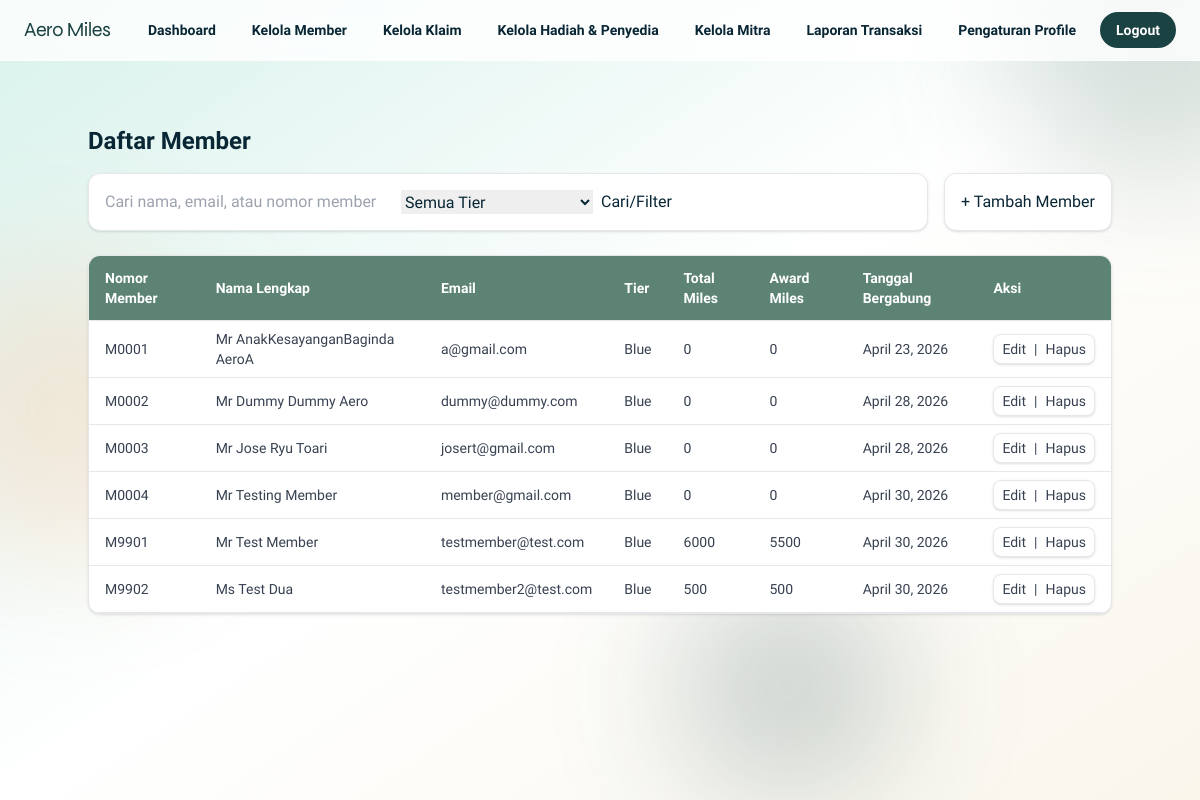
Page /staf/kelola-member/ (signed in) on the earlier database version.
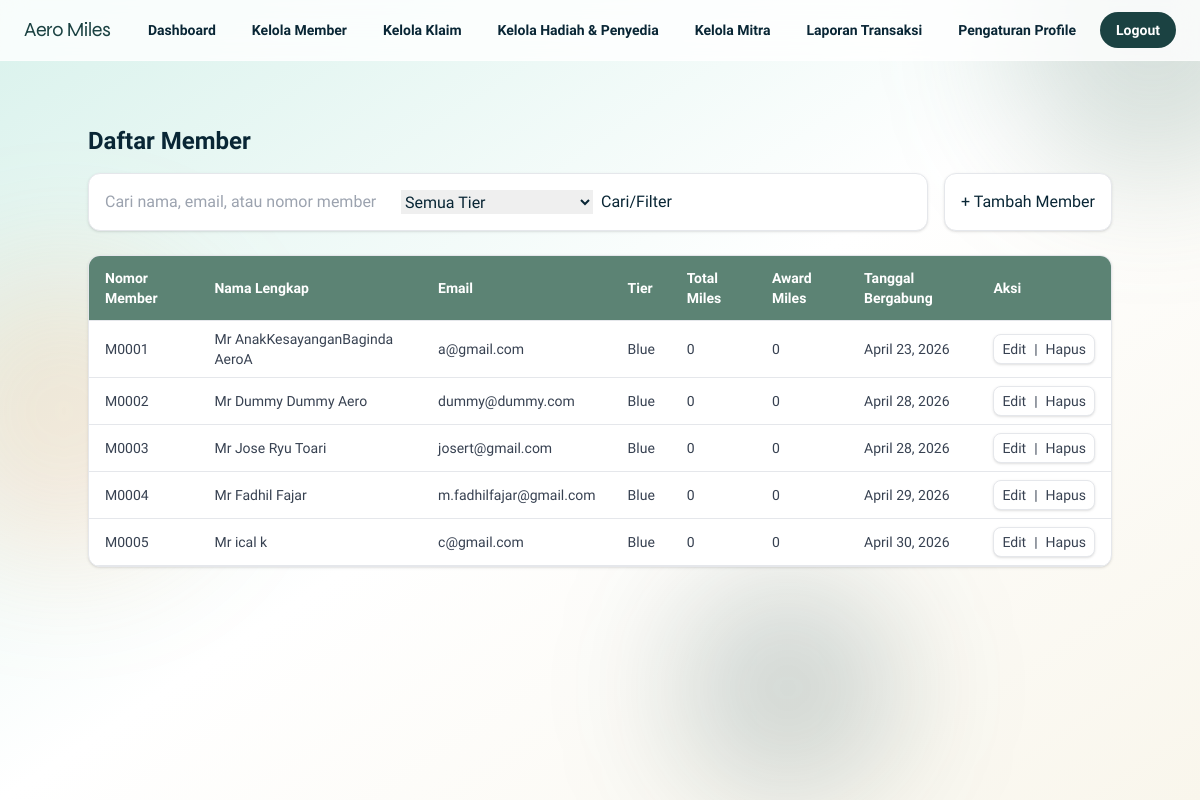
Same page on the later database version.
### core/models.py (models this page shows, shortened)
class MemberProfile(models.Model):
    user = models.OneToOneField(User, on_delete=models.CASCADE, related_name="member_profile")
    nomor_member = models.CharField(max_length=20, unique=True)
    tier = models.CharField(max_length=20, default="Blue")
    tanggal_bergabung = models.DateField(default=timezone.localdate)
    total_miles = models.IntegerField(default=0)
    award_miles = models.IntegerField(default=0)

class User(AbstractUser):
    class Role(models.TextChoices):
        MEMBER = "member", "Member"
        STAF = "staf", "Staf"
    username = None
    email = models.EmailField(unique=True)
    role = models.CharField(max_length=10, choices=Role.choices, default=Role.MEMBER)
    salutation = models.CharField(max_length=10, default="Mr")
    first_mid_name = models.CharField(max_length=100, default="User")
    last_name = models.CharField(max_length=100, default="Aero")
    country_code = models.CharField(max_length=5, default="+62")
    mobile_number = models.CharField(max_length=20, default="0000000000")
    tanggal_lahir = models.DateField(default=timezone.localdate)
    kewarganegaraan = models.CharField(max_length=50, default="Indonesia")
    USERNAME_FIELD = "email"
    REQUIRED_FIELDS = []
    objects = UserManager()
    @property
    def full_name(self):
        return f"{self.salutation} {self.first_mid_name} {self.last_name}".strip()

### core/views.py (the view, shortened to what this page needs)
# urls.py: path("staf/kelola-member/", views.member_list_view, name="staf_kelola_member"),
@login_required
def member_list_view(request):
    if not _staff_only(request):
        return redirect("dashboard")
    query = request.GET.get("q", "")
    tier_filter = request.GET.get("tier", "")
    members = MemberProfile.objects.select_related("user").all()
    if tier_filter:
        members = members.filter(tier=tier_filter)
    members = members.order_by("nomor_member")
    paginator = Paginator(members, 20)
    page_number = request.GET.get("page")
    page_obj = paginator.get_page(page_number)
    tiers = MemberProfile.objects.values_list("tier", flat=True).distinct()
    return render(request, "core/member_list.html", {
        "page_obj": page_obj,
        "query": query,
        "tier_filter": tier_filter,
        "tiers": tiers,
    })

### core/views.py (called while the page is built)
def _staff_only(request):
    if request.user.role != User.Role.STAF:
        messages.error(request, "Halaman ini khusus staf.")
        return False
    return True

### templates/core/member_list.html (shortened to what this page needs)
{% extends 'base.html' %}
{% block content %}
<div class="container mx-auto py-6">
  <h1 class="text-2xl font-bold mb-4">Daftar Member</h1>
  <div class="mb-6 flex flex-col md:flex-row gap-4 items-stretch">
    <div class="bg-white rounded-xl shadow p-4 flex-1 flex flex-col justify-between border border-gray-200">
      <form method="get" class="flex flex-col md:flex-row gap-2 items-stretch">
        <input type="text" name="q" value="{{ query }}" placeholder="Cari nama, email, atau nomor member" class="input input-bordered w-full md:w-72" />
        <select name="tier" class="input input-bordered w-full md:w-48">
          <option value="">Semua Tier</option>
        </select>
        <button type="submit" class="btn btn-primary w-full md:w-auto">Cari/Filter</button>
      </form>
    </div>
    <div class="flex items-center">
      <div class="bg-white rounded-xl shadow p-4 border border-gray-200 flex items-center">
        <a href="{% url 'staf_tambah_member' %}" class="btn btn-success w-full md:w-auto">+ Tambah Member</a>
      </div>
    </div>
  </div>
  <div class="overflow-x-auto bg-white rounded-xl shadow border border-gray-200">
    <table class="w-full text-sm text-left text-gray-700">
      <thead class="bg-aero-mint text-white">
        <tr>
          <th class="px-4 py-3 border-b">Nomor Member</th>
          <th class="px-4 py-3 border-b">Nama Lengkap</th>
          <th class="px-4 py-3 border-b">Email</th>
          <th class="px-4 py-3 border-b">Tier</th>
          <th class="px-4 py-3 border-b">Total Miles</th>
          <th class="px-4 py-3 border-b">Award Miles</th>
          <th class="px-4 py-3 border-b">Tanggal Bergabung</th>
          <th class="px-4 py-3 border-b">Aksi</th>
        </tr>
      </thead>
      <tbody>
        {% for m in page_obj %}
        <tr class="hover:bg-aero-cloud/10 transition">
          <td class="px-4 py-2 border-b">{{ m.nomor_member }}</td>
          <td class="px-4 py-2 border-b">{{ m.user.full_name }}</td>
          <td class="px-4 py-2 border-b">{{ m.user.email }}</td>
          <td class="px-4 py-2 border-b">{{ m.tier }}</td>
          <td class="px-4 py-2 border-b">{{ m.total_miles }}</td>
          <td class="px-4 py-2 border-b">{{ m.award_miles }}</td>
          <td class="px-4 py-2 border-b">{{ m.tanggal_bergabung }}</td>
          <td class="px-4 py-2 border-b">
            <div class="flex gap-2">
              <div class="bg-white rounded-lg shadow border border-gray-200 px-2 py-1 flex gap-2">
                <a href="{% url 'staf_ubah_member' m.nomor_member %}" class="btn btn-xs btn-warning">Edit</a>
                <p>|</p>
                <a href="{% url 'staf_hapus_member' m.nomor_member %}" class="btn btn-xs btn-error">Hapus</a>
              </div>
            </div>
          </td>
        </tr>
        {% empty %}
        <tr><td colspan="8" class="text-center py-4">Tidak ada member ditemukan.</td></tr>
        {% endfor %}
      </tbody>
    </table>
  </div>
</div>
{% endblock %}

Differences in the rows shown:
removed MemberProfile: nomor_member "M9902", user.full_name "Ms Test Dua", user.email "testmember2@test.com", tier "Blue", total_miles "500", award_miles "500", tanggal_bergabung "April 30, 2026"
changed MemberProfile: user.full_name "Mr Testing Member" → "Mr Fadhil Fajar"; user.email "member@gmail.com" → "m.fadhilfajar@gmail.com"; tanggal_bergabung "April 30, 2026" → "April 29, 2026"
changed MemberProfile: nomor_member "M9901" → "M0005"; user.full_name "Mr Test Member" → "Mr ical k"; user.email "testmember@test.com" → "c@gmail.com"; total_miles "6000" → "0"; award_miles "5500" → "0"
